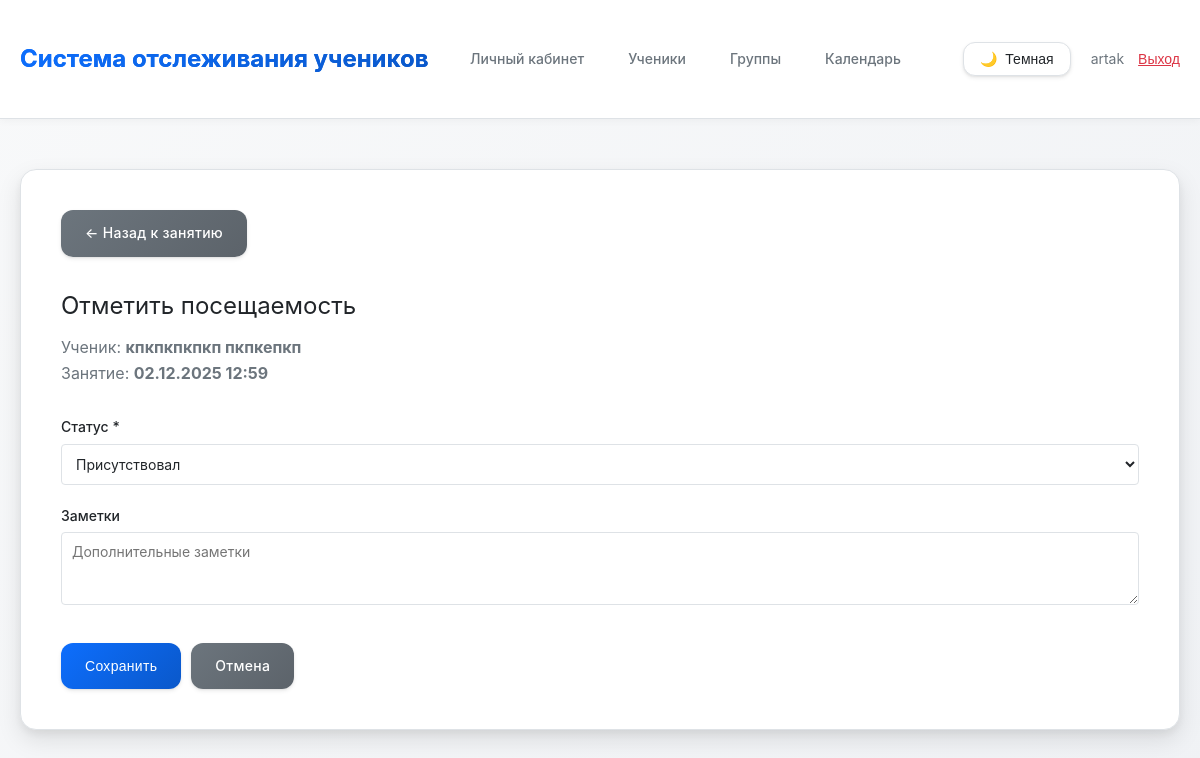
/lesson/22/attendance/17/ (signed in), run on the app's committed database.
### main/models.py (models this page shows, shortened)
class Student(models.Model):
    tutor = models.ForeignKey(Tutor, on_delete=models.CASCADE, related_name='students', verbose_name='Репетитор')
    groups = models.ManyToManyField(StudentGroup, related_name='students', blank=True, verbose_name='Группы')
    first_name = models.CharField(max_length=100, verbose_name='Имя')
    last_name = models.CharField(max_length=100, verbose_name='Фамилия')
    phone = models.CharField(max_length=20, blank=True, null=True, verbose_name='Телефон')
    telegram = models.CharField(max_length=20, blank=True, null=True, verbose_name='Телеграм')
    created_at = models.DateTimeField(auto_now_add=True, verbose_name='Дата создания')
    updated_at = models.DateTimeField(auto_now=True, verbose_name='Дата обновления')
    grade = models.CharField(max_length=10, blank=True, null=True, verbose_name='Класс')
    notes = models.TextField(blank=True, verbose_name='Заметки')
    is_active = models.BooleanField(default=True, verbose_name='Активен')
    prepaid_balance = models.DecimalField(
        max_digits=10,
        decimal_places=2,
        default=Decimal('0.00'),
        verbose_name='Баланс предоплаты'
    )
    class Meta:
        verbose_name = 'Ученик'
        verbose_name_plural = 'Ученики'
        ordering = ['last_name', 'first_name']
    def __str__(self):
        return f"{self.last_name} {self.first_name}"

class Lesson(models.Model):
    tutor = models.ForeignKey(Tutor, on_delete=models.CASCADE, related_name='lessons', verbose_name='Репетитор')
    students = models.ManyToManyField(Student, related_name='lessons', verbose_name='Ученики')
    date = models.DateField(verbose_name='Дата')
    time = models.TimeField(verbose_name='Время')
    duration = models.IntegerField(default=60, validators=[MinValueValidator(1)], verbose_name='Длительность (минуты)')
    lesson_price = models.DecimalField(max_digits=10, decimal_places=2, default=Decimal('0.00'), validators=[MinValueValidator(Decimal('0.00'))], verbose_name='Стоимость занятия (за одного ученика)')
    subject = models.CharField(max_length=200, blank=True, verbose_name='Предмет/Тема')
    notes = models.TextField(blank=True, verbose_name='Заметки')
    created_at = models.DateTimeField(auto_now_add=True, verbose_name='Дата создания')
    updated_at = models.DateTimeField(auto_now=True, verbose_name='Дата обновления')
    class Meta:
        verbose_name = 'Занятие'
        verbose_name_plural = 'Занятия'
        ordering = ['-date', '-time']

class Attendance(models.Model):
    STATUS_CHOICES = [
        ('present', 'Присутствовал'),
        ('absent', 'Отсутствовал'),
    ]
    lesson = models.ForeignKey(Lesson, on_delete=models.CASCADE, related_name='attendances', verbose_name='Занятие')
    student = models.ForeignKey(Student, on_delete=models.CASCADE, related_name='attendances', verbose_name='Ученик')
    status = models.CharField(max_length=10, choices=STATUS_CHOICES, default='present', verbose_name='Статус')
    notes = models.TextField(blank=True, verbose_name='Заметки')
    created_at = models.DateTimeField(auto_now_add=True, verbose_name='Дата создания')
    class Meta:
        verbose_name = 'Посещаемость'
        verbose_name_plural = 'Посещаемость'
        unique_together = ['lesson', 'student']
        ordering = ['-lesson__date', '-lesson__time']

### main/views.py (the view)
# urls.py: path('lesson/<int:lesson_pk>/attendance/<int:student_pk>/', views.mark_attendance, name='mark_attendance'),
@login_required
def mark_attendance(request, lesson_pk, student_pk):
    tutor = get_tutor(request)
    if not tutor:
        messages.error(request, 'Профиль репетитора не найден.')
        return redirect('dashboard')
    lesson = get_object_or_404(Lesson, pk=lesson_pk, tutor=tutor)
    student = get_object_or_404(Student, pk=student_pk, tutor=tutor)
    if student not in lesson.students.all():
        messages.error(request, 'Этот ученик не назначен на данное занятие.')
        return redirect('lesson_detail', pk=lesson_pk)
    try:
        attendance = Attendance.objects.get(lesson=lesson, student=student)
        is_new = False
    except Attendance.DoesNotExist:
        attendance = None
        is_new = True
    if request.method == 'POST':
        if is_new:
            form = AttendanceForm(request.POST)
            if form.is_valid():
                attendance = form.save(commit=False)
                attendance.lesson = lesson
                attendance.student = student
                attendance.save()
                if attendance.status == 'present':
                    student.try_auto_pay_lesson(lesson)
                messages.success(request, f'Посещаемость для {student} отмечена.')
                return redirect('lesson_detail', pk=lesson_pk)
        else:
            previous_status = attendance.status
            form = AttendanceForm(request.POST, instance=attendance)
            if form.is_valid():
                updated_attendance = form.save()
                if updated_attendance.status == 'present':
                    student.try_auto_pay_lesson(lesson)
                elif previous_status == 'present' and updated_attendance.status != 'present':
                    student.refund_balance_payment_for_lesson(lesson)
                messages.success(request, f'Посещаемость для {student} обновлена.')
                return redirect('lesson_detail', pk=lesson_pk)
    else:
        if is_new:
            form = AttendanceForm(initial={'status': 'present'})
        else:
            form = AttendanceForm(instance=attendance)
    return render(request, 'main/mark_attendance.html', {
        'form': form,
        'lesson': lesson,
        'student': student,
        'attendance': attendance,
        'is_new': is_new
    })

### main/forms.py
class AttendanceForm(forms.ModelForm):
    class Meta:
        model = Attendance
        fields = ['status', 'notes']
        widgets = {
            'status': forms.Select(attrs={
                'class': 'form-input'
            }),
            'notes': forms.Textarea(attrs={
                'class': 'form-textarea',
                'rows': 3,
                'placeholder': 'Дополнительные заметки'
            }),
        }
        labels = {
            'status': 'Статус',
            'notes': 'Заметки',
        }

### main/views.py (called while the page is built)
def get_tutor(request):
    if request.user.is_authenticated:
        try:
            return request.user.tutor
        except Tutor.DoesNotExist:
            return None
    return None

### main/templates/main/mark_attendance.html (shortened to what this page needs)
{% extends 'main/base.html' %}
{% block content %}
<div style="margin-bottom: 30px;">
    <a href="{% url 'lesson_detail' lesson.pk %}" class="btn btn-secondary">← Назад к занятию</a>
</div>
<h2 style="margin-bottom: 10px; font-weight: 400; font-size: 24px;">Отметить посещаемость</h2>
<p style="color: var(--text-secondary); margin-bottom: 30px;">
    Ученик: <strong>{{ student }}</strong><br>
    Занятие: <strong>{{ lesson.date|date:"d.m.Y" }} {{ lesson.time|time:"H:i" }}</strong>
</p>
<form method="post">
    <div class="form-group">
        <label class="form-label" for="{{ form.status.id_for_label }}">{{ form.status.label }} *</label>
        {{ form.status }}
    </div>
    <div class="form-group">
        <label class="form-label" for="{{ form.notes.id_for_label }}">{{ form.notes.label }}</label>
        {{ form.notes }}
    </div>
    <div class="form-actions">
        <button type="submit" class="btn">Сохранить</button>
        <a href="{% url 'lesson_detail' lesson.pk %}" class="btn btn-secondary">Отмена</a>
    </div>
</form>
{% endblock %}

### main/templates/main/base.html (shortened to what this page needs)
{% load static %}
<!DOCTYPE html>
<html lang="ru">
<head>
</head>
<body>
    <header>
        <div class="container">
            <div style="display: flex; justify-content: space-between; align-items: center;">
                <h1><a href="{% url 'dashboard' %}" style="color: var(--text-primary); text-decoration: none;">Система отслеживания учеников</a></h1>
                <div style="display: flex; align-items: center; gap: 20px;">
                    {% if user.is_authenticated %}
                        <nav>
                            <a href="{% url 'dashboard' %}">Личный кабинет</a>
                            <a href="{% url 'student_list' %}">Ученики</a>
                            <a href="{% url 'group_list' %}">Группы</a>
                            <a href="{% url 'calendar' %}">Календарь</a>
                        </nav>
                        <button class="theme-toggle" id="theme-toggle" aria-label="Переключить тему">
                            <span id="theme-icon">🌙</span>
                            <span id="theme-text">Темная</span>
                        </button>
                        <div style="font-size: 14px; color: var(--text-secondary);">
                            {{ user.get_full_name|default:user.username }}
                            <form method="post" action="{% url 'logout' %}" style="display: inline;">
                                <button type="submit" style="background: none; border: none; color: var(--btn-danger); cursor: pointer; text-decoration: underline; padding: 0; margin-left: 10px; font-size: 14px;">Выход</button>
                            </form>
                        </div>
                    {% else %}
                        <nav>
                            <a href="{% url 'login' %}">Вход</a>
                            <a href="{% url 'register' %}">Регистрация</a>
                        </nav>
                    {% endif %}
                </div>
            </div>
        </div>
    </header>
    <div class="container">
        <div class="content">
            {% block content %}{% endblock %}
        </div>
    </div>
</body>
</html>

### data on the page
Student: last_name+first_name "кпкпкпкпкп пкпкепкп"
Lesson: date "02.12.2025", time "12:59"
Attendance: status "Присутствовал"

### other printed values
{{ user.get_full_name|default:user.username }} "artak"
